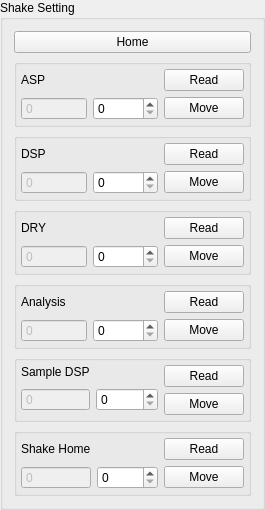
    <widget class="QGroupBox" name="groupBox_2">
     <property name="sizePolicy">
      <sizepolicy hsizetype="Preferred" vsizetype="Minimum">
       <horstretch>0</horstretch>
       <verstretch>0</verstretch>
      </sizepolicy>
     </property>
     <property name="title">
      <string>Shake Setting</string>
     </property>
     <layout class="QVBoxLayout" name="verticalLayout">
      <item>
       <widget class="QPushButton" name="btnShakeHome">
        <property name="text">
         <string>Home</string>
        </property>
       </widget>
      </item>
      <item>
       <widget class="QGroupBox" name="groupBox_9">
        <property name="title">
         <string/>
        </property>
        <layout class="QGridLayout" name="gridLayout_12">
         <property name="leftMargin">
          <number>4</number>
         </property>
         <property name="topMargin">
          <number>4</number>
         </property>
         <property name="rightMargin">
          <number>4</number>
         </property>
         <property name="bottomMargin">
          <number>4</number>
         </property>
         <item row="4" column="1">
          <widget class="QLabel" name="label_55">
           <property name="sizePolicy">
            <sizepolicy hsizetype="Minimum" vsizetype="Minimum">
             <horstretch>0</horstretch>
             <verstretch>0</verstretch>
            </sizepolicy>
           </property>
           <property name="text">
            <string/>
           </property>
          </widget>
         </item>
         <item row="5" column="0">
          <widget class="QSpinBox" name="spinShakeASPCurrent">
           <property name="enabled">
            <bool>false</bool>
           </property>
           <property name="buttonSymbols">
            <enum>QAbstractSpinBox::NoButtons</enum>
           </property>
           <property name="accelerated">
            <bool>true</bool>
           </property>
           <property name="minimum">
            <number>-2147483647</number>
           </property>
           <property name="maximum">
            <number>2147483647</number>
           </property>
          </widget>
         </item>
         <item row="5" column="1">
          <widget class="QSpinBox" name="spinShakeASPValue">
           <property name="buttonSymbols">
            <enum>QAbstractSpinBox::UpDownArrows</enum>
           </property>
           <property name="accelerated">
            <bool>true</bool>
           </property>
           <property name="maximum">
            <number>30000</number>
           </property>
          </widget>
         </item>
         <item row="5" column="2">
          <widget class="QPushButton" name="btnShakeAspMove">
           <property name="text">
            <string>Move</string>
           </property>
          </widget>
         </item>
         <item row="4" column="2">
          <widget class="QPushButton" name="btnReadShakeAspMove">
           <property name="text">
            <string>Read</string>
           </property>
          </widget>
         </item>
         <item row="4" column="0">
          <widget class="QLabel" name="label_54">
           <property name="sizePolicy">
            <sizepolicy hsizetype="Minimum" vsizetype="Minimum">
             <horstretch>0</horstretch>
             <verstretch>0</verstretch>
            </sizepolicy>
           </property>
           <property name="text">
            <string>ASP</string>
           </property>
          </widget>
         </item>
        </layout>
       </widget>
      </item>
      <item>
       <widget class="QGroupBox" name="groupBox_10">
        <property name="title">
         <string/>
        </property>
        <layout class="QGridLayout" name="gridLayout_5">
         <property name="leftMargin">
          <number>4</number>
         </property>
         <property name="topMargin">
          <number>4</number>
         </property>
         <property name="rightMargin">
          <number>4</number>
         </property>
         <property name="bottomMargin">
          <number>4</number>
         </property>
         <item row="3" column="1">
          <widget class="QSpinBox" name="spinShakeDSPValue">
           <property name="buttonSymbols">
            <enum>QAbstractSpinBox::UpDownArrows</enum>
           </property>
           <property name="accelerated">
            <bool>true</bool>
           </property>
           <property name="maximum">
            <number>30000</number>
           </property>
          </widget>
         </item>
         <item row="3" column="0">
          <widget class="QSpinBox" name="spinShakeDSPCurrent">
           <property name="enabled">
            <bool>false</bool>
           </property>
           <property name="buttonSymbols">
            <enum>QAbstractSpinBox::NoButtons</enum>
           </property>
           <property name="accelerated">
            <bool>true</bool>
           </property>
           <property name="minimum">
            <number>-2147483647</number>
           </property>
           <property name="maximum">
            <number>2147483647</number>
           </property>
          </widget>
         </item>
         <item row="2" column="0">
          <widget class="QLabel" name="label_34">
           <property name="sizePolicy">
            <sizepolicy hsizetype="Minimum" vsizetype="Minimum">
             <horstretch>0</horstretch>
             <verstretch>0</verstretch>
            </sizepolicy>
           </property>
           <property name="text">
            <string>DSP</string>
           </property>
          </widget>
         </item>
         <item row="3" column="2">
          <widget class="QPushButton" name="btnShakeDSPMove">
           <property name="text">
            <string>Move</string>
           </property>
          </widget>
         </item>
         <item row="2" column="2">
          <widget class="QPushButton" name="btnReadShakeDSPMove">
           <property name="text">
            <string>Read</string>
           </property>
          </widget>
         </item>
         <item row="2" column="1">
          <widget class="QLabel" name="label_35">
           <property name="sizePolicy">
            <sizepolicy hsizetype="Minimum" vsizetype="Minimum">
             <horstretch>0</horstretch>
             <verstretch>0</verstretch>
            </sizepolicy>
           </property>
           <property name="text">
            <string/>
           </property>
          </widget>
         </item>
        </layout>
       </widget>
      </item>
      <item>
       <widget class="QGroupBox" name="groupBox_11">
        <property name="title">
         <string/>
        </property>
        <layout class="QGridLayout" name="gridLayout_13" rowstretch="0,0">
         <property name="leftMargin">
          <number>4</number>
         </property>
         <property name="topMargin">
          <number>4</number>
         </property>
         <property name="rightMargin">
          <number>4</number>
         </property>
         <property name="bottomMargin">
          <number>4</number>
         </property>
         <item row="0" column="0">
          <widget class="QLabel" name="label_36">
           <property name="sizePolicy">
            <sizepolicy hsizetype="Minimum" vsizetype="Minimum">
             <horstretch>0</horstretch>
             <verstretch>0</verstretch>
            </sizepolicy>
           </property>
           <property name="text">
            <string>DRY</string>
           </property>
          </widget>
         </item>
         <item row="1" column="0">
          <widget class="QSpinBox" name="spinShakeDryCurrent">
           <property name="enabled">
            <bool>false</bool>
           </property>
           <property name="buttonSymbols">
            <enum>QAbstractSpinBox::NoButtons</enum>
           </property>
           <property name="accelerated">
            <bool>true</bool>
           </property>
           <property name="minimum">
            <number>-2147483647</number>
           </property>
           <property name="maximum">
            <number>2147483647</number>
           </property>
          </widget>
         </item>
         <item row="1" column="1">
          <widget class="QSpinBox" name="spinShakeDryValue">
           <property name="buttonSymbols">
            <enum>QAbstractSpinBox::UpDownArrows</enum>
           </property>
           <property name="accelerated">
            <bool>true</bool>
           </property>
           <property name="maximum">
            <number>30000</number>
           </property>
          </widget>
         </item>
         <item row="1" column="2">
          <widget class="QPushButton" name="btnShakeDryMove">
           <property name="text">
            <string>Move</string>
           </property>
          </widget>
         </item>
         <item row="0" column="1">
          <widget class="QLabel" name="label_37">
           <property name="sizePolicy">
            <sizepolicy hsizetype="Minimum" vsizetype="Minimum">
             <horstretch>0</horstretch>
             <verstretch>0</verstretch>
            </sizepolicy>
           </property>
           <property name="text">
            <string/>
           </property>
          </widget>
         </item>
         <item row="0" column="2">
          <widget class="QPushButton" name="btnReadShakeDryMove">
           <property name="text">
            <string>Read</string>
           </property>
          </widget>
         </item>
        </layout>
       </widget>
      </item>
      <item>
       <widget class="QGroupBox" name="groupBox_12">
        <property name="title">
         <string/>
        </property>
        <layout class="QGridLayout" name="gridLayout_14" rowstretch="0,0">
         <property name="leftMargin">
          <number>4</number>
         </property>
         <property name="topMargin">
          <number>4</number>
         </property>
         <property name="rightMargin">
          <number>4</number>
         </property>
         <property name="bottomMargin">
          <number>4</number>
         </property>
         <item row="0" column="0">
          <widget class="QLabel" name="label_38">
           <property name="sizePolicy">
            <sizepolicy hsizetype="Minimum" vsizetype="Minimum">
             <horstretch>0</horstretch>
             <verstretch>0</verstretch>
            </sizepolicy>
           </property>
           <property name="text">
            <string>Analysis</string>
           </property>
          </widget>
         </item>
         <item row="0" column="1">
          <widget class="QLabel" name="label_39">
           <property name="sizePolicy">
            <sizepolicy hsizetype="Minimum" vsizetype="Minimum">
             <horstretch>0</horstretch>
             <verstretch>0</verstretch>
            </sizepolicy>
           </property>
           <property name="text">
            <string/>
           </property>
          </widget>
         </item>
         <item row="0" column="2">
          <widget class="QPushButton" name="btnReadShakeAnalysisMove">
           <property name="text">
            <string>Read</string>
           </property>
          </widget>
         </item>
         <item row="1" column="0">
          <widget class="QSpinBox" name="spinShakeAnalysisCurrent">
           <property name="enabled">
            <bool>false</bool>
           </property>
           <property name="buttonSymbols">
            <enum>QAbstractSpinBox::NoButtons</enum>
           </property>
           <property name="accelerated">
            <bool>true</bool>
           </property>
           <property name="minimum">
            <number>-2147483647</number>
           </property>
           <property name="maximum">
            <number>2147483647</number>
           </property>
          </widget>
         </item>
         <item row="1" column="1">
          <widget class="QSpinBox" name="spinShakeAnalysisValue">
           <property name="buttonSymbols">
            <enum>QAbstractSpinBox::UpDownArrows</enum>
           </property>
           <property name="accelerated">
            <bool>true</bool>
           </property>
           <property name="maximum">
            <number>30000</number>
           </property>
          </widget>
         </item>
         <item row="1" column="2">
          <widget class="QPushButton" name="btnShakeAnalysisMove">
           <property name="text">
            <string>Move</string>
           </property>
          </widget>
         </item>
        </layout>
       </widget>
      </item>
      <item>
       <widget class="QGroupBox" name="groupBox_13">
        <property name="title">
         <string/>
        </property>
        <layout class="QGridLayout" name="gridLayout_15" rowstretch="0,0,0">
         <property name="leftMargin">
          <number>4</number>
         </property>
         <property name="topMargin">
          <number>4</number>
         </property>
         <property name="rightMargin">
          <number>4</number>
         </property>
         <property name="bottomMargin">
          <number>4</number>
         </property>
         <item row="0" column="0">
          <widget class="QLabel" name="label_40">
           <property name="sizePolicy">
            <sizepolicy hsizetype="Minimum" vsizetype="Minimum">
             <horstretch>0</horstretch>
             <verstretch>0</verstretch>
            </sizepolicy>
           </property>
           <property name="text">
            <string>Sample DSP</string>
           </property>
          </widget>
         </item>
         <item row="0" column="1">
          <widget class="QLabel" name="label_41">
           <property name="sizePolicy">
            <sizepolicy hsizetype="Minimum" vsizetype="Minimum">
             <horstretch>0</horstretch>
             <verstretch>0</verstretch>
            </sizepolicy>
           </property>
           <property name="text">
            <string/>
           </property>
          </widget>
         </item>
         <item row="0" column="2" rowspan="2">
          <widget class="QPushButton" name="btnReadShakeSampleDSPMove">
           <property name="text">
            <string>Read</string>
           </property>
          </widget>
         </item>
         <item row="1" column="0" rowspan="2">
          <widget class="QSpinBox" name="spinShakeSampleDSPCurrent">
           <property name="enabled">
            <bool>false</bool>
           </property>
           <property name="buttonSymbols">
            <enum>QAbstractSpinBox::NoButtons</enum>
           </property>
           <property name="accelerated">
            <bool>true</bool>
           </property>
           <property name="minimum">
            <number>-2147483647</number>
           </property>
           <property name="maximum">
            <number>2147483647</number>
           </property>
          </widget>
         </item>
         <item row="1" column="1" rowspan="2">
          <widget class="QSpinBox" name="spinShakeSampleDSPValue">
           <property name="buttonSymbols">
            <enum>QAbstractSpinBox::UpDownArrows</enum>
           </property>
           <property name="accelerated">
            <bool>true</bool>
           </property>
           <property name="maximum">
            <number>30000</number>
           </property>
          </widget>
         </item>
         <item row="2" column="2">
          <widget class="QPushButton" name="btnShakeSampleDSPMove">
           <property name="text">
            <string>Move</string>
           </property>
          </widget>
         </item>
        </layout>
       </widget>
      </item>
      <item>
       <widget class="QGroupBox" name="groupBox_14">
        <property name="title">
         <string/>
        </property>
        <layout class="QGridLayout" name="gridLayout_16" rowstretch="0,0">
         <property name="leftMargin">
          <number>4</number>
         </property>
         <property name="topMargin">
          <number>4</number>
         </property>
         <property name="rightMargin">
          <number>4</number>
         </property>
         <property name="bottomMargin">
          <number>4</number>
         </property>
         <item row="0" column="0">
          <widget class="QLabel" name="label_42">
           <property name="sizePolicy">
            <sizepolicy hsizetype="Minimum" vsizetype="Minimum">
             <horstretch>0</horstretch>
             <verstretch>0</verstretch>
            </sizepolicy>
           </property>
           <property name="text">
            <string>Shake Home</string>
           </property>
          </widget>
         </item>
         <item row="0" column="1">
          <widget class="QLabel" name="label_43">
           <property name="sizePolicy">
            <sizepolicy hsizetype="Minimum" vsizetype="Minimum">
             <horstretch>0</horstretch>
             <verstretch>0</verstretch>
            </sizepolicy>
           </property>
           <property name="text">
            <string/>
           </property>
          </widget>
         </item>
         <item row="0" column="2">
          <widget class="QPushButton" name="btnReadShakeHomeMove">
           <property name="text">
            <string>Read</string>
           </property>
          </widget>
         </item>
         <item row="1" column="0">
          <widget class="QSpinBox" name="spinShakeHomeCurrent">
           <property name="enabled">
            <bool>false</bool>
           </property>
           <property name="buttonSymbols">
            <enum>QAbstractSpinBox::NoButtons</enum>
           </property>
           <property name="accelerated">
            <bool>true</bool>
           </property>
           <property name="minimum">
            <number>-2147483647</number>
           </property>
           <property name="maximum">
            <number>2147483647</number>
           </property>
          </widget>
         </item>
         <item row="1" column="1">
          <widget class="QSpinBox" name="spinShakeHomeValue">
           <property name="buttonSymbols">
            <enum>QAbstractSpinBox::UpDownArrows</enum>
           </property>
           <property name="accelerated">
            <bool>true</bool>
           </property>
           <property name="maximum">
            <number>30000</number>
           </property>
          </widget>
         </item>
         <item row="1" column="2">
          <widget class="QPushButton" name="btnShakeHomeMove">
           <property name="text">
            <string>Move</string>
           </property>
          </widget>
         </item>
        </layout>
       </widget>
      </item>
     </layout>
    </widget>
